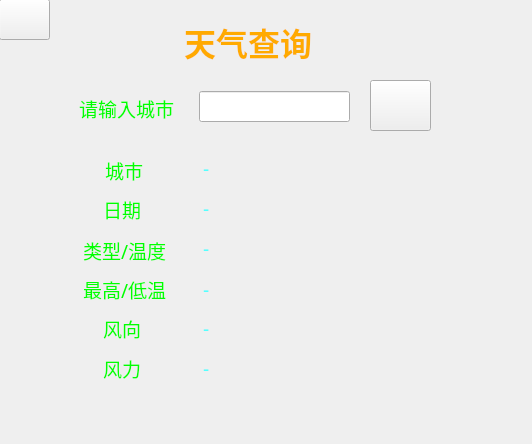
<?xml version="1.0" encoding="UTF-8"?>
<ui version="4.0">
 <class>Weather</class>
 <widget class="QWidget" name="Weather">
  <property name="geometry">
   <rect>
    <x>0</x>
    <y>0</y>
    <width>532</width>
    <height>444</height>
   </rect>
  </property>
  <property name="windowTitle">
   <string>Form</string>
  </property>
  <widget class="QLabel" name="label">
   <property name="geometry">
    <rect>
     <x>184</x>
     <y>12</y>
     <width>141</width>
     <height>61</height>
    </rect>
   </property>
   <property name="font">
    <font>
     <family>宋体</family>
     <pointsize>24</pointsize>
    </font>
   </property>
   <property name="text">
    <string>&lt;html&gt;&lt;head/&gt;&lt;body&gt;&lt;p&gt;&lt;span style=&quot; font-weight:600; color:#ffaa00;&quot;&gt;天气查询&lt;/span&gt;&lt;/p&gt;&lt;/body&gt;&lt;/html&gt;</string>
   </property>
  </widget>
  <widget class="QLineEdit" name="lineEdit">
   <property name="geometry">
    <rect>
     <x>199</x>
     <y>91</y>
     <width>151</width>
     <height>31</height>
    </rect>
   </property>
   <property name="font">
    <font>
     <family>微软雅黑</family>
     <pointsize>14</pointsize>
    </font>
   </property>
  </widget>
  <widget class="QLabel" name="label_2">
   <property name="geometry">
    <rect>
     <x>105</x>
     <y>155</y>
     <width>41</width>
     <height>31</height>
    </rect>
   </property>
   <property name="font">
    <font>
     <family>微软雅黑</family>
     <pointsize>14</pointsize>
    </font>
   </property>
   <property name="text">
    <string>&lt;html&gt;&lt;head/&gt;&lt;body&gt;&lt;p&gt;&lt;span style=&quot; color:#00ff00;&quot;&gt;城市&lt;/span&gt;&lt;/p&gt;&lt;/body&gt;&lt;/html&gt;</string>
   </property>
  </widget>
  <widget class="QLabel" name="label_3">
   <property name="geometry">
    <rect>
     <x>103</x>
     <y>194</y>
     <width>41</width>
     <height>31</height>
    </rect>
   </property>
   <property name="font">
    <font>
     <family>微软雅黑</family>
     <pointsize>14</pointsize>
    </font>
   </property>
   <property name="text">
    <string>&lt;html&gt;&lt;head/&gt;&lt;body&gt;&lt;p&gt;&lt;span style=&quot; color:#00ff00;&quot;&gt;日期&lt;/span&gt;&lt;/p&gt;&lt;/body&gt;&lt;/html&gt;</string>
   </property>
  </widget>
  <widget class="QLabel" name="label_4">
   <property name="geometry">
    <rect>
     <x>83</x>
     <y>274</y>
     <width>91</width>
     <height>31</height>
    </rect>
   </property>
   <property name="font">
    <font>
     <family>微软雅黑</family>
     <pointsize>14</pointsize>
    </font>
   </property>
   <property name="text">
    <string>&lt;html&gt;&lt;head/&gt;&lt;body&gt;&lt;p&gt;&lt;span style=&quot; color:#00ff00;&quot;&gt;最高/低温&lt;/span&gt;&lt;/p&gt;&lt;/body&gt;&lt;/html&gt;</string>
   </property>
  </widget>
  <widget class="QLabel" name="label_5">
   <property name="geometry">
    <rect>
     <x>83</x>
     <y>235</y>
     <width>91</width>
     <height>31</height>
    </rect>
   </property>
   <property name="font">
    <font>
     <family>微软雅黑</family>
     <pointsize>14</pointsize>
    </font>
   </property>
   <property name="text">
    <string>&lt;html&gt;&lt;head/&gt;&lt;body&gt;&lt;p&gt;&lt;span style=&quot; color:#00ff00;&quot;&gt;类型/温度&lt;/span&gt;&lt;/p&gt;&lt;/body&gt;&lt;/html&gt;</string>
   </property>
  </widget>
  <widget class="QLabel" name="label_6">
   <property name="geometry">
    <rect>
     <x>103</x>
     <y>313</y>
     <width>41</width>
     <height>31</height>
    </rect>
   </property>
   <property name="font">
    <font>
     <family>微软雅黑</family>
     <pointsize>14</pointsize>
    </font>
   </property>
   <property name="text">
    <string>&lt;html&gt;&lt;head/&gt;&lt;body&gt;&lt;p&gt;&lt;span style=&quot; color:#00ff00;&quot;&gt;风向&lt;/span&gt;&lt;/p&gt;&lt;/body&gt;&lt;/html&gt;</string>
   </property>
  </widget>
  <widget class="QLabel" name="label_7">
   <property name="geometry">
    <rect>
     <x>103</x>
     <y>353</y>
     <width>41</width>
     <height>31</height>
    </rect>
   </property>
   <property name="font">
    <font>
     <family>微软雅黑</family>
     <pointsize>14</pointsize>
    </font>
   </property>
   <property name="text">
    <string>&lt;html&gt;&lt;head/&gt;&lt;body&gt;&lt;p&gt;&lt;span style=&quot; color:#00ff00;&quot;&gt;风力&lt;/span&gt;&lt;/p&gt;&lt;/body&gt;&lt;/html&gt;</string>
   </property>
  </widget>
  <widget class="QLabel" name="label_8">
   <property name="geometry">
    <rect>
     <x>203</x>
     <y>193</y>
     <width>261</width>
     <height>31</height>
    </rect>
   </property>
   <property name="font">
    <font>
     <family>微软雅黑</family>
     <pointsize>14</pointsize>
    </font>
   </property>
   <property name="text">
    <string>&lt;html&gt;&lt;head/&gt;&lt;body&gt;&lt;p&gt;&lt;span style=&quot; color:#55ffff;&quot;&gt;-&lt;/span&gt;&lt;/p&gt;&lt;/body&gt;&lt;/html&gt;</string>
   </property>
  </widget>
  <widget class="QLabel" name="label_9">
   <property name="geometry">
    <rect>
     <x>203</x>
     <y>233</y>
     <width>261</width>
     <height>31</height>
    </rect>
   </property>
   <property name="font">
    <font>
     <family>微软雅黑</family>
     <pointsize>14</pointsize>
    </font>
   </property>
   <property name="text">
    <string>&lt;html&gt;&lt;head/&gt;&lt;body&gt;&lt;p&gt;&lt;span style=&quot; color:#55ffff;&quot;&gt;-&lt;/span&gt;&lt;/p&gt;&lt;/body&gt;&lt;/html&gt;</string>
   </property>
  </widget>
  <widget class="QLabel" name="label_10">
   <property name="geometry">
    <rect>
     <x>203</x>
     <y>274</y>
     <width>261</width>
     <height>31</height>
    </rect>
   </property>
   <property name="font">
    <font>
     <family>微软雅黑</family>
     <pointsize>14</pointsize>
    </font>
   </property>
   <property name="text">
    <string>&lt;html&gt;&lt;head/&gt;&lt;body&gt;&lt;p&gt;&lt;span style=&quot; color:#55ffff;&quot;&gt;-&lt;/span&gt;&lt;/p&gt;&lt;/body&gt;&lt;/html&gt;</string>
   </property>
  </widget>
  <widget class="QLabel" name="label_11">
   <property name="geometry">
    <rect>
     <x>203</x>
     <y>313</y>
     <width>261</width>
     <height>31</height>
    </rect>
   </property>
   <property name="font">
    <font>
     <family>微软雅黑</family>
     <pointsize>14</pointsize>
    </font>
   </property>
   <property name="text">
    <string>&lt;html&gt;&lt;head/&gt;&lt;body&gt;&lt;p&gt;&lt;span style=&quot; color:#55ffff;&quot;&gt;-&lt;/span&gt;&lt;/p&gt;&lt;/body&gt;&lt;/html&gt;</string>
   </property>
  </widget>
  <widget class="QLabel" name="label_12">
   <property name="geometry">
    <rect>
     <x>203</x>
     <y>353</y>
     <width>261</width>
     <height>31</height>
    </rect>
   </property>
   <property name="font">
    <font>
     <family>微软雅黑</family>
     <pointsize>14</pointsize>
    </font>
   </property>
   <property name="text">
    <string>&lt;html&gt;&lt;head/&gt;&lt;body&gt;&lt;p&gt;&lt;span style=&quot; color:#55ffff;&quot;&gt;-&lt;/span&gt;&lt;/p&gt;&lt;/body&gt;&lt;/html&gt;</string>
   </property>
  </widget>
  <widget class="QPushButton" name="pushButton">
   <property name="geometry">
    <rect>
     <x>370</x>
     <y>80</y>
     <width>61</width>
     <height>51</height>
    </rect>
   </property>
   <property name="font">
    <font>
     <family>微软雅黑</family>
     <pointsize>14</pointsize>
    </font>
   </property>
   <property name="text">
    <string/>
   </property>
  </widget>
  <widget class="QPushButton" name="pushButton_2">
   <property name="geometry">
    <rect>
     <x>-1</x>
     <y>-1</y>
     <width>51</width>
     <height>41</height>
    </rect>
   </property>
   <property name="font">
    <font>
     <family>微软雅黑</family>
     <pointsize>14</pointsize>
    </font>
   </property>
   <property name="text">
    <string/>
   </property>
  </widget>
  <widget class="QLabel" name="label_13">
   <property name="geometry">
    <rect>
     <x>79</x>
     <y>93</y>
     <width>101</width>
     <height>31</height>
    </rect>
   </property>
   <property name="font">
    <font>
     <family>微软雅黑</family>
     <pointsize>14</pointsize>
    </font>
   </property>
   <property name="text">
    <string>&lt;html&gt;&lt;head/&gt;&lt;body&gt;&lt;p&gt;&lt;span style=&quot; color:#00ff00;&quot;&gt;请输入城市&lt;/span&gt;&lt;/p&gt;&lt;/body&gt;&lt;/html&gt;</string>
   </property>
  </widget>
  <widget class="QLabel" name="label_14">
   <property name="geometry">
    <rect>
     <x>203</x>
     <y>153</y>
     <width>261</width>
     <height>31</height>
    </rect>
   </property>
   <property name="font">
    <font>
     <family>微软雅黑</family>
     <pointsize>14</pointsize>
    </font>
   </property>
   <property name="text">
    <string>&lt;html&gt;&lt;head/&gt;&lt;body&gt;&lt;p&gt;&lt;span style=&quot; color:#55ffff;&quot;&gt;-&lt;/span&gt;&lt;/p&gt;&lt;/body&gt;&lt;/html&gt;</string>
   </property>
  </widget>
 </widget>
 <resources/>
 <connections/>
</ui>
